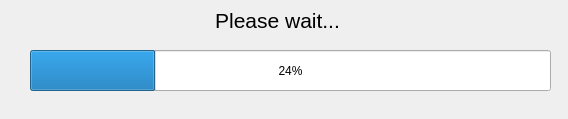
<?xml version="1.0" encoding="UTF-8"?>
<ui version="4.0">
 <class>Progress</class>
 <widget class="QDialog" name="Progress">
  <property name="geometry">
   <rect>
    <x>0</x>
    <y>0</y>
    <width>568</width>
    <height>119</height>
   </rect>
  </property>
  <property name="minimumSize">
   <size>
    <width>568</width>
    <height>119</height>
   </size>
  </property>
  <property name="maximumSize">
   <size>
    <width>568</width>
    <height>119</height>
   </size>
  </property>
  <property name="windowTitle">
   <string>SensumTools</string>
  </property>
  <widget class="QLabel" name="label_title">
   <property name="geometry">
    <rect>
     <x>2</x>
     <y>8</y>
     <width>551</width>
     <height>21</height>
    </rect>
   </property>
   <property name="text">
    <string>&lt;html&gt;&lt;head/&gt;&lt;body&gt;&lt;p align=&quot;center&quot;&gt;&lt;span style=&quot; font-size:16pt;&quot;&gt;Please wait...&lt;/span&gt;&lt;/p&gt;&lt;/body&gt;&lt;/html&gt;</string>
   </property>
  </widget>
  <widget class="QProgressBar" name="progressBar">
   <property name="geometry">
    <rect>
     <x>30</x>
     <y>50</y>
     <width>521</width>
     <height>41</height>
    </rect>
   </property>
   <property name="value">
    <number>24</number>
   </property>
  </widget>
 </widget>
 <resources/>
 <connections/>
</ui>
